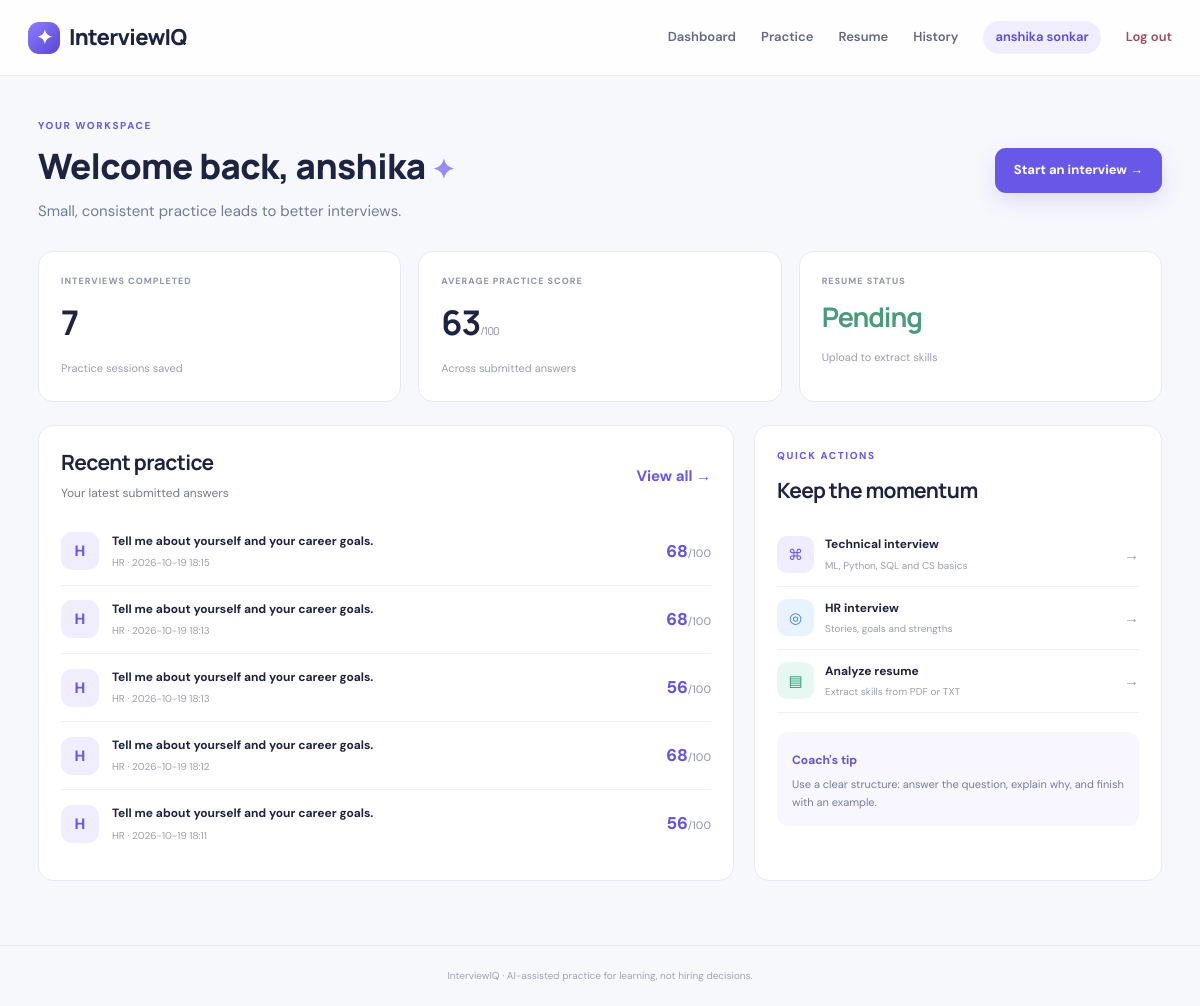
The app's page /dashboard (signed in) with its own data.
### tables this page shows
CREATE TABLE users (
            id INTEGER PRIMARY KEY AUTOINCREMENT, name TEXT NOT NULL,
            email TEXT NOT NULL UNIQUE, password_hash TEXT NOT NULL,
            created_at TEXT NOT NULL);

CREATE TABLE interviews (
            id INTEGER PRIMARY KEY AUTOINCREMENT, user_id INTEGER NOT NULL,
            category TEXT NOT NULL, question TEXT NOT NULL, answer TEXT NOT NULL,
            score REAL NOT NULL, feedback TEXT NOT NULL, strengths TEXT NOT NULL,
            improvements TEXT NOT NULL, created_at TEXT NOT NULL,
            FOREIGN KEY(user_id) REFERENCES users(id));

### app.py (the view)
@app.get("/dashboard", response_class=HTMLResponse)
def dashboard(request: Request):
    user = require_user(request)
    with db() as c:
        rows = c.execute("SELECT * FROM interviews WHERE user_id=? ORDER BY id DESC LIMIT 5", (user["id"],)).fetchall()
        stats = c.execute("SELECT COUNT(*) n, AVG(score) avg FROM interviews WHERE user_id=?", (user["id"],)).fetchone()
        resume = c.execute("SELECT * FROM resumes WHERE user_id=? ORDER BY id DESC LIMIT 1", (user["id"],)).fetchone()
    return render(request, "dashboard.html", {"history": rows, "count": stats["n"],
                  "average": round(stats["avg"] or 0), "resume": resume})

### templates/dashboard.html
{% extends "base.html" %}{% block title %}Dashboard — InterviewIQ{% endblock %}
{% block content %}
<section class="page-heading"><div><div class="eyebrow">YOUR WORKSPACE</div><h1>Welcome back, {{ user.name.split(' ')[0] }} <span class="wave">✦</span></h1><p class="muted">Small, consistent practice leads to better interviews.</p></div><a class="btn primary" href="/interview">Start an interview →</a></section>
<section class="stats-grid">
<div class="stat-card"><span class="stat-label">INTERVIEWS COMPLETED</span><strong>{{ count }}</strong><span class="stat-note">Practice sessions saved</span></div>
<div class="stat-card"><span class="stat-label">AVERAGE PRACTICE SCORE</span><strong>{{ average }}<small>/100</small></strong><span class="stat-note">Across submitted answers</span></div>
<div class="stat-card"><span class="stat-label">RESUME STATUS</span><strong class="stat-word">{{ 'Ready' if resume else 'Pending' }}</strong><span class="stat-note">{{ 'Latest resume analyzed' if resume else 'Upload to extract skills' }}</span></div>
</section>
<section class="dashboard-grid">
<div class="panel"><div class="panel-heading"><div><h2>Recent practice</h2><p class="muted">Your latest submitted answers</p></div><a href="/history" class="text-link">View all →</a></div>
{% if history %}
  {% for item in history %}
  <a class="history-item" href="/report/{{ item.id }}"><div class="history-icon">{{ 'T' if item.category=='Technical' else ('H' if item.category=='HR' else 'B') }}</div><div class="history-main"><strong>{{ item.question }}</strong><span>{{ item.category }} · {{ item.created_at[:16].replace('T',' ') }}</span></div><div class="mini-score">{{ item.score|int }}<small>/100</small></div></a>
  {% endfor %}
{% else %}<div class="empty-state"><div class="empty-icon">✧</div><h3>Your progress starts here</h3><p>Complete your first practice question to see feedback and scores here.</p><a class="btn secondary" href="/interview">Try a question</a></div>{% endif %}
</div>
<aside class="panel side-panel"><div class="eyebrow">QUICK ACTIONS</div><h2>Keep the momentum</h2><a class="action-link" href="/interview?category=Technical"><span class="action-icon purple">⌘</span><span><strong>Technical interview</strong><small>ML, Python, SQL and CS basics</small></span><b>→</b></a><a class="action-link" href="/interview?category=HR"><span class="action-icon blue">◎</span><span><strong>HR interview</strong><small>Stories, goals and strengths</small></span><b>→</b></a><a class="action-link" href="/resume"><span class="action-icon green">▤</span><span><strong>Analyze resume</strong><small>Extract skills from PDF or TXT</small></span><b>→</b></a>
<div class="tip-box"><strong>Coach's tip</strong><p>Use a clear structure: answer the question, explain why, and finish with an example.</p></div></aside>
</section>
{% endblock %}

### templates/base.html (shortened to what this page needs)
<!doctype html>
<html lang="en">
<head>
  <link rel="stylesheet" href="/static/style.css">
</head>
<body>
<header class="topbar">
  <a class="brand" href="/"><span class="brand-icon">✦</span> InterviewIQ</a>
  <nav>
    {% if user %}
      <a href="/dashboard">Dashboard</a><a href="/interview">Practice</a><a href="/resume">Resume</a><a href="/history">History</a>
      <span class="user-chip">{{ user.name }}</span><a class="nav-logout" href="/logout">Log out</a>
    {% else %}
      <a href="/login">Log in</a><a class="nav-cta" href="/signup">Get started</a>
    {% endif %}
  </nav>
</header>
<main class="container">
  {% block content %}{% endblock %}
</main>
<footer>InterviewIQ · AI-assisted practice for learning, not hiring decisions.</footer>
</body>
</html>

### static/style.css (style rules this page uses)
:root { --bg:#f7f8fc;--ink:#1e2340;--muted:#747b95;--line:#e8eaf2;--purple:#6957e8;--purple-dark:#5140cb;--soft-purple:#f0edff;--white:#fff;--green:#1b9a72;--shadow:0 18px 55px rgba(35,39,82,.07) }
* { box-sizing:border-box }
body { margin:0;background:var(--bg);color:var(--ink);font-family:'DM Sans',sans-serif;font-size:15px;line-height:1.6 }
a { color:inherit;text-decoration:none }
.topbar { height:76px;display:flex;align-items:center;justify-content:space-between;padding:0 max(calc((100% - 1180px)/2),28px);background:rgba(255,255,255,.9);border-bottom:1px solid var(--line);gap:24px }
.brand { font-family:Manrope,sans-serif;font-size:22px;font-weight:800;letter-spacing:-.7px;display:flex;align-items:center;gap:9px }
.brand-icon { display:grid;place-items:center;width:32px;height:32px;border-radius:11px;color:white;background:linear-gradient(135deg,#8e7dff,#5945d2);font-size:19px }
.topbar nav { display:flex;align-items:center;gap:25px;font-size:13px;font-weight:600;color:#626983 }
.user-chip { background:#f0edff;color:#5a4bd1;padding:6px 12px;border-radius:30px }
.nav-logout { color:#a14d5a }
.container { max-width:1180px;margin:0 auto;padding:42px 28px 64px;min-height:calc(100vh - 145px) }
h1,h2,h3,p { margin-top:0 }
h1,h2,h3 { font-family:Manrope,sans-serif;letter-spacing:-.6px }
h1 { font-size:clamp(30px,4vw,43px);line-height:1.18;margin-bottom:12px;font-weight:800 }
h2 { font-size:21px;line-height:1.35;margin-bottom:8px }
.muted { color:var(--muted) }
.eyebrow { font-size:10px;letter-spacing:1.6px;font-weight:800;color:var(--purple);margin-bottom:12px }
.btn { border:0;display:inline-flex;align-items:center;justify-content:center;gap:12px;padding:12px 19px;border-radius:11px;font-weight:700;font-size:13px;cursor:pointer;transition:.18s }
.primary { background:var(--purple);color:#fff;box-shadow:0 8px 20px #6957e82b }
.mock-top,.question-meta,.answer-footer,.panel-heading,.page-heading,.report-heading { display:flex;justify-content:space-between;align-items:center;gap:16px }
.purple { background:#f0edff;color:#6957e8 }
.blue { background:#e9f3ff;color:#3d83d7 }
.green { background:#e6f8f1;color:#23976e }
.form-bottom a,.text-link { color:var(--purple);font-weight:700 }
.page-heading { margin-bottom:28px }
.page-heading h1 { font-size:35px }
.page-heading p { margin-bottom:0 }
.wave { color:#9a8af5;font-size:27px }
.stats-grid { display:grid;grid-template-columns:repeat(3,1fr);gap:17px;margin-bottom:23px }
.stat-card,.panel { background:#fff;border:1px solid var(--line);border-radius:15px;padding:22px }
.stat-label { display:block;color:#9196aa;font-size:9px;letter-spacing:1px;font-weight:800 }
.stat-card>strong { display:block;font-family:Manrope,sans-serif;font-size:34px;letter-spacing:-1px;margin:6px 0 }
.stat-card strong small,.mini-score small { font-size:11px;color:#9ba0b2;font-weight:500 }
.stat-word { font-size:27px!important;color:#4a9a7d }
.stat-note { font-size:11px;color:#999eb0 }
.dashboard-grid { display:grid;grid-template-columns:1.45fr .85fr;gap:20px }
.panel-heading { margin-bottom:14px }
.panel-heading p { font-size:12px;margin:0 }
.history-item { display:flex;align-items:center;gap:13px;padding:14px 0;border-bottom:1px solid #f0f1f6 }
.history-item:last-child { border-bottom:0 }
.history-icon { width:38px;height:38px;display:grid;place-items:center;border-radius:11px;background:#f0edff;color:#6957e8;font-weight:800;flex-shrink:0 }
.history-main { flex:1;min-width:0 }
.history-main strong { display:block;font-size:12px;white-space:nowrap;overflow:hidden;text-overflow:ellipsis }
.history-main span { display:block;font-size:10px;color:#9a9fb0;margin-top:4px }
.mini-score { font-weight:800;font-size:17px;color:#6653dd }
.side-panel h2 { margin-bottom:19px }
.action-link { display:flex;align-items:center;gap:11px;padding:12px 0;border-bottom:1px solid #f0f1f6 }
.action-icon { width:37px;height:37px;display:grid;place-items:center;border-radius:10px;flex-shrink:0 }
.action-link>span:nth-child(2) { flex:1 }
.action-link strong,.action-link small { display:block }
.action-link strong { font-size:12px }
.action-link small { font-size:10px;color:#999eb0;margin-top:3px }
.action-link>b { color:#969bb0 }
.tip-box { background:#f8f6ff;padding:15px;border-radius:11px;margin-top:19px }
.tip-box strong { font-size:12px;color:#6553ce }
.tip-box p { font-size:11px;color:#777d98;margin:5px 0 0 }
footer { text-align:center;border-top:1px solid var(--line);padding:22px;color:#a0a4b5;font-size:10px }

### records on screen
users: name "anshika sonkar", name "anshika"
interviews: category "H", question "Tell me about yourself and your career goals.", category "HR", created_at "2026-10-19 18:15", score "68"
interviews: category "H", question "Tell me about yourself and your career goals.", category "HR", created_at "2026-10-19 18:13", score "68"
interviews: category "H", question "Tell me about yourself and your career goals.", category "HR", created_at "2026-10-19 18:13", score "56"
interviews: category "H", question "Tell me about yourself and your career goals.", category "HR", created_at "2026-10-19 18:12", score "68"
interviews: category "H", question "Tell me about yourself and your career goals.", category "HR", created_at "2026-10-19 18:11", score "56"

### other values on screen
{{ count }} "7"
{{ average }} "63"
{{ 'Ready' if resume else 'Pending' }} "Pending"
{{ 'Latest resume analyzed' if resume else 'Upload to extract skills' }} "Upload to extract skills"
